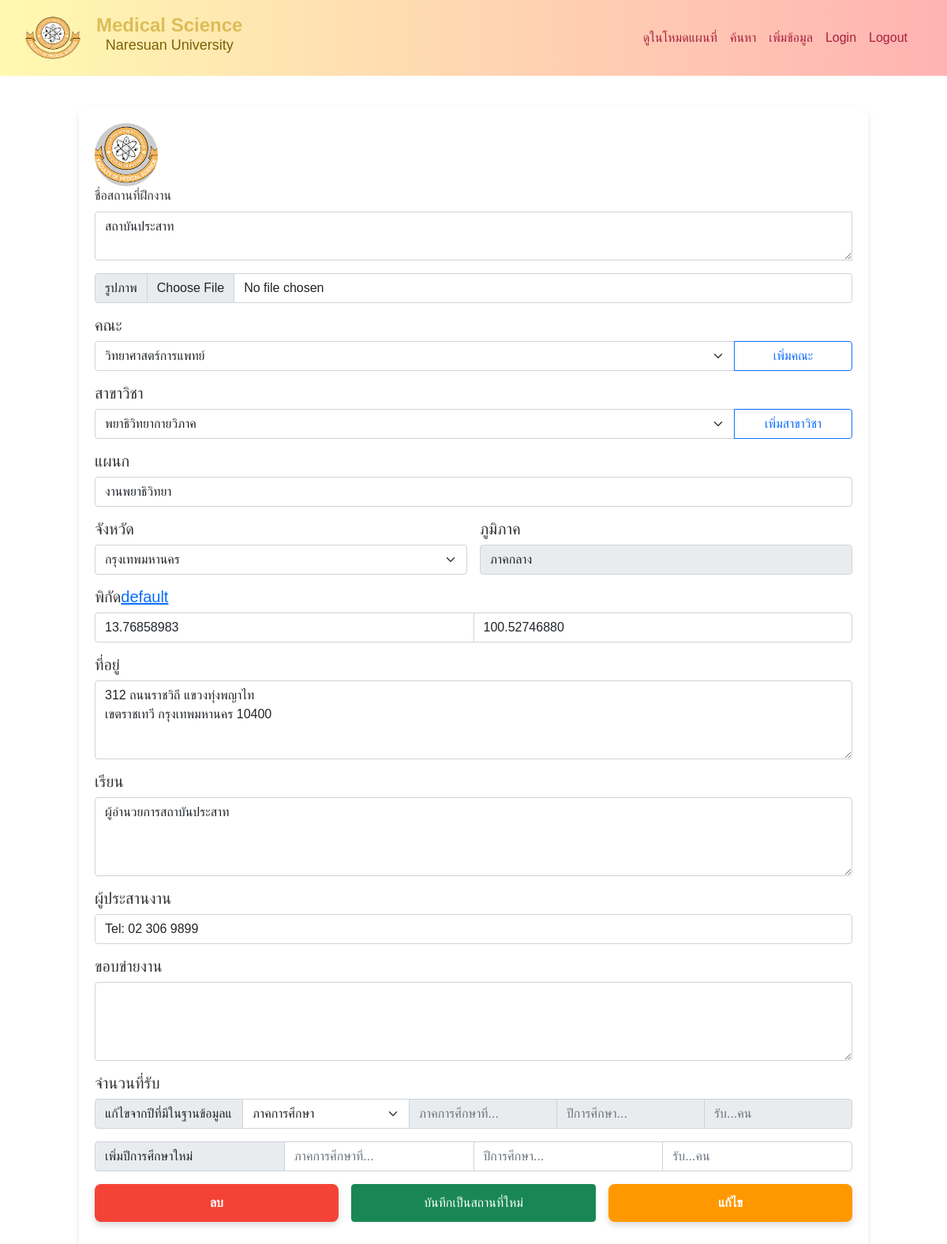
The app's page /modify_data.php?type=6 (signed in) with its own data.
### tables this page shows
CREATE TABLE `detail` (
  `id` int(11) NOT NULL,
  `region_id` varchar(10) NOT NULL,
  `facuty_id` varchar(10) NOT NULL,
  `location` varchar(255) NOT NULL,
  `department` varchar(50) NOT NULL,
  `address` varchar(255) NOT NULL,
  `sendto` varchar(50) NOT NULL,
  `coordinator` varchar(50) NOT NULL,
  `Scope_work` text NOT NULL,
  `receive_term1` varchar(50) NOT NULL,
  `receive_term2` varchar(50) NOT NULL,
  `province` varchar(50) NOT NULL,
  `latitude` decimal(11,8) NOT NULL,
  `longtitude` decimal(11,8) NOT NULL,
  `picture_path` varchar(50) NOT NULL
);

CREATE TABLE `facuty` (
  `id` int(11) NOT NULL,
  `facuty` varchar(50) NOT NULL,
  `major_subject` varchar(50) NOT NULL
);

CREATE TABLE `region` (
  `id` int(11) NOT NULL,
  `name` varchar(255) DEFAULT NULL
);

### config/querySQL.php (called while the page is built, shortened)
<?php
require_once 'condb.php';
class SQLquery {
    private $conn;
    private $stmt_cache = [];
    public function __construct() {
        $this->db = new connectdb();
        $this->conn = $this->db->connectPDO();
        $this->conn->setAttribute(PDO::ATTR_EMULATE_PREPARES, false);
    }
    private function prepareAndCache($sql) {
        if (!isset($this->stmt_cache[$sql])) {
            $this->stmt_cache[$sql] = $this->conn->prepare($sql);
        }
        return $this->stmt_cache[$sql];
    }
    public function selectAllDetail($id, $region, $province){
        try {
            $mainWordQuery = "";
            $sql = "SELECT
                d.id,
                d.location,
                d.department,
                d.Scope_work,
                d.receive_term1,
                d.receive_term2,
                f.id AS fid,
                f.major_subject AS majorName,
                f.facuty,
                r.name AS regionName,
                r.id AS rid,
                d.address,
                d.sendto,
                d.coordinator,
                d.province,
                d.latitude,
                d.longtitude,
                d.picture_path
            FROM detail d
            LEFT JOIN facuty f ON f.id = d.facuty_id
            LEFT JOIN region r ON d.region_id = r.id
            LEFT JOIN recieve_year y ON d.id = y.location_id
            WHERE d.id = :id" . $mainWordQuery;
            $stmt = $this->prepareAndCache($sql);
            $stmt->execute([':id' => $id]);
            return $stmt->fetch(PDO::FETCH_ASSOC);
        } catch(PDOException $e) {
            error_log("Error in selectAllDetail: " . $e->getMessage());
            throw $e;
        }
    }
}
?>

### config/condb.php (called while the page is built, shortened)
<?php
class connectdb {
    public function connectPDO() {
        try {
            $dsn = "mysql:host=" . DB_HOST . ";dbname=" . DB_NAME . ";charset=utf8mb4";
            $options = [
                PDO::ATTR_ERRMODE => PDO::ERRMODE_EXCEPTION,
                PDO::ATTR_DEFAULT_FETCH_MODE => PDO::FETCH_ASSOC,
                PDO::ATTR_EMULATE_PREPARES => false,
            ];
            $this->conn_pdo = new PDO($dsn, DB_USER, DB_PASS, $options);
            return $this->conn_pdo;
        } catch (PDOException $e) {
            die("Connection failed: " . $e->getMessage());
        }
    }
}
?>

### modify_data.php (the view, shortened to what this page needs)
<?php
require 'config/querySQL.php';
$query = new SQLquery();
$gettype =  isset($_GET['type']) ? $_GET['type'] : '';
if($gettype){
    $type = $gettype;
}
$result = $query->selectAllDetail($type,null,null);
?>
<!DOCTYPE html>
<html lang="en">
<head>
    <link href="https://cdn.jsdelivr.net/npm/bootstrap@5.1.3/dist/css/bootstrap.min.css" rel="stylesheet">
    <link rel="stylesheet" href="css/addData.css">
</head>
<body>
<?php include 'navbar.php'; ?>
<div class="container2">
    <form  id="myForm" method="POST" enctype="multipart/form-data">
        <div class="box">
            <div class="mb-3">
            <div class="avatar">
                    <?php if(!empty($result['picture_path'])): ?>
                        <img src="<?php echo $result['picture_path']; ?>" class="img-fluid" alt="รูปภาพสถานที่ฝึกงาน">
                    <?php else: ?>
                        <img src="images/Medscinu-01.png" class="img-fluid" alt="รูปภาพเริ่มต้น">
                    <?php endif; ?>
                </div>
                <label class="form-label">
                    ชื่อสถานที่ฝึกงาน
                </label>
                <div class="input-group">
                    <?php
                    echo '<textarea type="text"  value='.$result['location'].' class="form-control" aria-label="Text input" name="_loName">'.$result['location'].'</textarea>';
                    ?>
                </div>
            </div>
            <div class="input-group mb-3">
                    <label class="input-group-text" for="inputGroupFile01">รูปภาพ</label>
                    <input type="file" class="form-control" id="inputGroupFile01" name="picture_" accept="image/*">
                </div>
        <div class="mb-3">
            <h5 class="form-label">คณะ</h5>
            <div class="input-group">
                <select class="form-select" aria-label="Default select example" id="facultyName_select"  name="_facultyname">
                    <?php
                        echo '<option selected value='.$result['facuty'].'>'.$result['facuty'].'</option>';
                    ?>
                </select>
                <button type="button" class="btn btn-outline-primary" style="width: 150px;"
                    data-bs-toggle="modal" data-bs-target="#addFacultyNameModal">
                    เพิ่มคณะ
                </button>
            </div>
        </div>
        <div class="mb-3">
            <h5 class="form-label">สาขาวิชา</h5>
            <div class="input-group">
                <select class="form-select" aria-label="Default select example" id="facultyMajor" name="_facultymajor">
                    <option selected>เลือกสาขาวิชา...</option>
                </select>
                <button type="button" class="btn btn-outline-primary" style="width: 150px;"
                    data-bs-toggle="modal" data-bs-target="#addFacultyModal">
                    เพิ่มสาขาวิชา
                </button>
            </div>
        </div>
        <div class="mb-3">
            <h5  class="form-label">แผนก</h5>
            <div class="input-group">
                <?php
                if($result['department']){
                echo '<input type="text" value='.$result['department'] .' class="form-control" aria-label="Text input" name="_department">';
                }else{
                    echo '<input type="text"  class="form-control" aria-label="Text input" name="_department">';
                }
                ?>
            </div>
        </div>
        <div class="mb-3 d-flex align-items-center justify-content-between">
            <div class="me-3" style="flex: 1;">
                <h5 class="form-label">จังหวัด</h5>
                <select class="form-select" aria-label="Default select example" name="_province" id="provinceSelect">
                    <?php
                            echo '<option selected value='.$result['province'].' style="background-color: yellow;">'.$result['province'].'</option>';
                    ?>
                </select>
            </div>
            <div style="flex: 1;">
                <h5 class="form-label">ภูมิภาค</h5>
                <input type="text" class="form-control" value="<?php echo $result['regionName']; ?>" aria-label="Default select example" readonly id="regionShow">
            </div>
        </div>
        <div class="mb-3">
            <h5 class="form-label">พิกัด <a href="#" onclick="resetLocationData(); return false;">default</a></h5>
            <div class="input-group">
                <?php
                    echo '<input type="number" step="0.000001" value="'.$result['latitude'].'" class="form-control" aria-label="Latitude" placeholder="ละติจูด" name="_latitude" id="latitude">';
                    echo '<input type="number" step="0.000001" value="'.$result['longtitude'].'" class="form-control" aria-label="Longitude" placeholder="ลองจิจูด" name="_longitude" id="longitude">';
                ?>
            </div>
        </div>
        <div class="mb-3">
            <h5  class="form-label">ที่อยู่</h5>
            <div class="input-group">
                <?php
                if($result['address']){ echo '<textarea class="form-control" id="floatingTextarea2" style="height: 100px" name="_address">'.$result['address'].'</textarea>';
                }else{
                    echo '<textarea class="form-control" id="floatingTextarea2" style="height: 100px" name="_address"></textarea>' ;
                }
                ?>
            </div>
        </div>
        <div class="mb-3">
            <h5 class="form-label">เรียน</h5>
            <div class="input-group">
                <?php
                echo '<textarea class="form-control"  id="floatingTextarea2" style="height: 100px" name="_sendto">'.$result['sendto'].'</textarea>';
                ?>
            </div>
        </div>
        <div class="mb-3">
            <h5  class="form-label">ผู้ประสานงาน</h5>
            <div class="input-group">
                <?php
                    echo '<input type="text" value="'.$result['coordinator'].'" class="form-control" aria-label="Text input" name="_coordinator">';
                ?>
            </div>
        </div>
        <div class="mb-3">
            <h5  class="form-label">ขอบข่ายงาน</h5>
            <div class="input-group">
                <?php
                echo '<textarea class="form-control"  id="floatingTextarea2" style="height: 100px" name="_scope">'.$result['Scope_work'].'</textarea>';
                ?>
            </div>
        </div>
        <h5  class="form-label">จำนวนที่รับ</h5>
        <div class="input-group mb-3">
            <input type="text" class="form-control"  value="แก้ไขจากปีที่มีในฐานข้อมูลแล้ว" ria-label="Text input" name="_count1" readonly>
            <select class="form-select" aria-label="Default select example" id='_year1'  onchange="handleSelectChange(this)">
                <option value='dontChange' selected>ภาคการศึกษา</option>
            </select>
            <input type="number" class="form-control" placeholder="ภาคการศึกษาที่..." aria-label="Text input" id="_term1" name="_term1" readonly ondblclick="this.removeAttribute('readonly'); this.style.cursor = 'text';" onblur="this.setAttribute('readonly', true); this.style.cursor = 'pointer'; " style="cursor: pointer;">
            <input type="number" class="form-control" placeholder="ปีการศึกษา..." aria-label="Text input" id="_year1Input" name="_year1" readonly ondblclick="this.removeAttribute('readonly'); this.style.cursor = 'text';" onblur="this.setAttribute('readonly', true); this.style.cursor = 'pointer'; " style="cursor: pointer;">
            <input
            type="number"
            class="form-control"
            placeholder="รับ...คน"
            aria-label="Text input"
            id="countInput"
            name="_receive"
            readonly
            ondblclick="this.removeAttribute('readonly'); this.style.cursor = 'text';"
            onblur="this.setAttribute('readonly', true); this.style.cursor = 'pointer'; "
            style="cursor: pointer;"
        >
        </div>
        <div class="input-group mb-3">
            <input type="text" class="form-control"  value="เพิ่มปีการศึกษาใหม่" ria-label="Text input"  readonly>
            <input type="number" class="form-control" placeholder="ภาคการศึกษาที่..." aria-label="Text input" name="_term2">
            <input type="number" class="form-control" placeholder="ปีการศึกษา..." aria-label="Text input" name="_year2">
            <input type="number" class="form-control" placeholder="รับ...คน" aria-label="Text input" name="_count2">
        </div>
        <div class="d-flex justify-content-between mt-3">
            <button type="submit" class="btn btn-danger w-100 me-2" onclick="deletedata('config/delete.php')" role="button">ลบ</button>
            <button type="submit" class="btn btn-success w-100 mx-2" onclick="saveNewLocation('config/addDatadb.php?newlocation=<?php echo $result['location']; ?>')" role="button">บันทึกเป็นสถานที่ใหม่</button>
            <button type="submit" class="btn btn-warning w-100 ms-2" onclick="modifydata('config/modify_datadb.php')" role="button">แก้ไข</button>
        </div>
        <div class="input-group mb-3" style="padding: 50px;">
        </div>
    </form>
</div>
</body>
</html>

### navbar.php (shortened to what this page needs)
<!DOCTYPE html>
<html lang="en">
<head>
    <link href="css/style.css" rel="stylesheet">
</head>
<body>
<div class="container-navbar text-center">
    <nav class="navbar navbar-expand-lg bg-body-tertiary">
        <div class="container-fluid">
        <a class="navbar-brand" href="search.php">
            <div class="image-medsci-navbar" >
                <img src="images/Medscinu-01.png" alt="Description of image" width="90" height="60">
                <div style="margin-left: 10px;">
                    <span class="brand-title" style="display: block;">Medical Science</span>
                    <span class="brand-subtitle" style="display: block;">Naresuan University</span>
                </div>
            </div>
        </a>
            <div class="collapse navbar-collapse" id="navbarSupportedContent">
                <ul class="navbar-nav ms-auto mb-2 mb-lg-0">
                    <li class="nav-item">
                        <a class="nav-link active" aria-current="page" href="Thaimap_new.php">ดูในโหมดแผนที่</a>
                    </li>
                    <li class="nav-item">
                        <a class="nav-link active" aria-current="page" href="search.php">ค้นหา</a>
                    </li>
                    <?php
                        if(isset($_SESSION['DoYouKnowImSoBig']) ){
                    ?>
                    <li class="nav-item">
                        <a  href="addData.php" aria-current="page" class="nav-link active">
                            เพิ่มข้อมูล
                        </a>
                    </li>
                    <?php }?>
                    <li class="nav-item">
                        <a class="nav-link " href="login.php" aria-disabled="true">Login</a>
                    </li>
                    <li class="nav-item">
                        <a class="nav-link " href="config/logout.php" aria-disabled="true">Logout</a>
                    </li>
                </ul>
            </div>
        </div>
    </nav>
</div>
</body>
</html>

### css/addData.css (style rules this page uses)
.container2 { justify-content: center; display: flex; flex-direction: column; align-items: center; }
.form-label { display: inline-flex; align-items: center; }
.box { width: 1000px; background-color: #ffffff; box-shadow: 0 4px 8px rgba(0, 0, 0, 0.1); border-radius: 10px; padding: 20px; margin-top: 20px; }
.modal h1,h5 { color:#333; }
.form-label { color:#333; }
.btn-danger { width: 100%; padding: 12px; background-color: #f44336; border: none; color: white; font-size: 16px; font-weight: bold; border-radius: 8px; cursor: pointer; transition: all 0.3s ease; box-shadow: 0px 4px 8px rgba(0, 0, 0, 0.15); }
.btn-warning { width: 100%; padding: 12px; background-color: #ff9800; border: none; color: white; font-size: 16px; font-weight: bold; border-radius: 8px; cursor: pointer; transition: all 0.3s ease; box-shadow: 0px 4px 8px rgba(0, 0, 0, 0.15); }

### css/style.css (style rules this page uses)
body { background-image: url('../images/IMG_1216.jpg'); background-size: 1590px 905px; background-repeat: no-repeat; font-family: Arial, sans-serif; }
.navbar { background: -webkit-linear-gradient(to right, #FFF9B0, #FFB3B3); background: linear-gradient(to right, #FFF9B0, #FFB3B3); padding-right: 30px; }
.navbar-brand .brand-title { color: #ddbc58; }
.navbar-brand .brand-subtitle { color: #7e6007; }
.navbar-nav .nav-link { color: #a91f3d; }
.image-medsci-navbar { display:flex; }
.navbar-brand { display: flex; text-decoration: none; color: #333; display: inline-block; text-align: center; line-height: 1.2; padding: 10px; }
.brand-title { font-size: 24px; font-weight: bold; color: #2a5d84; }
.brand-subtitle { font-size: 18px; font-weight: 300; color: #4a4a4a; }
.avatar img { width: 80px; height: 80px; border-radius: 50%; background-color: #ccc; margin-right: 15px; border-radius: 50%; object-fit: cover; }

### navbar.php (style rules this page uses)
.container-navbar { margin-bottom:20px; position: sticky; top:0; z-index: 1000; }

### records on screen
detail: _loName "สถาบันประสาท", _department "งานพยาธิวิทยา", _province "กรุงเทพมหานคร", _latitude "13.76858983", _longitude "100.52746880", _address "312 ถนนราชวิถี แขวงทุ่งพญาไท เขตราชเทวี กรุงเทพมหานคร 10400", _sendto "ผู้อำนวยการสถาบันประสาท", _coordinator "Tel: 02 306 9899"
facuty: _facultyname "วิทยาศาสตร์การแพทย์"
region: name "ภาคกลาง"
